Frame 1 (no input): blank canvas, image omitted
Frame 60 (the mouse pressed at the canvas centre just before this capture): blank canvas, image omitted
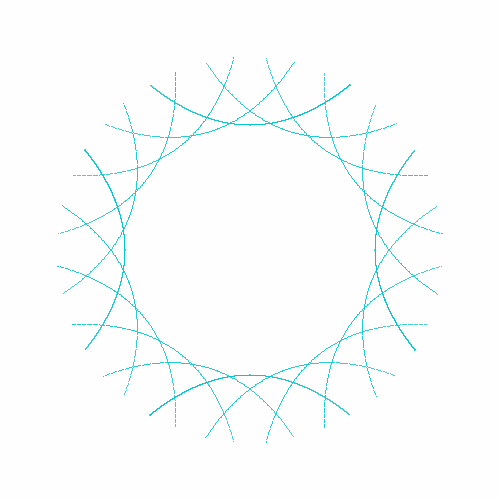
Frame 120 (the mouse held since frame 60 and released just before this capture)

The Processing sketch whose frames 1 and 60 were blank and that drew this single picture after the mouse press (run headless with seeded random() and noise(); from frame 60 on, the mouse is pressed at the canvas centre):

// Processing sketch: processing_161987
// ── processing_161987.pde

float p = 1;
int n = 20;

void setup() {
  size(500, 500);
  rectMode(CENTER);
}

void draw() {
  fill(255,70);
  translate(width/2, height/2);
  noStroke();
  rect(0, 0, width, height);
  for (int i = 0; i < n; i++) {

    float theta = 360/n;
    rotate(radians(theta));
    for (float x = -p*100; x < p*100; x+=p) {
      stroke(x/2,200,210);
      float y = sq(x)/mouseX+mouseY/2;
      point (x, y);
    }
  }
}
